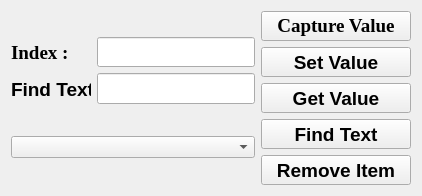
<?xml version="1.0" encoding="UTF-8"?>
<ui version="4.0">
 <class>Widget</class>
 <widget class="QWidget" name="Widget">
  <property name="geometry">
   <rect>
    <x>0</x>
    <y>0</y>
    <width>422</width>
    <height>196</height>
   </rect>
  </property>
  <property name="windowTitle">
   <string>Widget</string>
  </property>
  <layout class="QHBoxLayout" name="horizontalLayout_3">
   <item>
    <layout class="QHBoxLayout" name="horizontalLayout_2">
     <item>
      <layout class="QVBoxLayout" name="verticalLayout_4">
       <item>
        <layout class="QHBoxLayout" name="horizontalLayout">
         <item>
          <layout class="QVBoxLayout" name="verticalLayout_2">
           <item>
            <widget class="QLabel" name="label">
             <property name="minimumSize">
              <size>
               <width>80</width>
               <height>30</height>
              </size>
             </property>
             <property name="font">
              <font>
               <family>Times New Roman</family>
               <pointsize>14</pointsize>
               <bold>true</bold>
              </font>
             </property>
             <property name="text">
              <string>Index :</string>
             </property>
            </widget>
           </item>
           <item>
            <widget class="QLabel" name="label_2">
             <property name="minimumSize">
              <size>
               <width>80</width>
               <height>30</height>
              </size>
             </property>
             <property name="font">
              <font>
               <pointsize>14</pointsize>
               <bold>true</bold>
              </font>
             </property>
             <property name="text">
              <string>Find Text : </string>
             </property>
            </widget>
           </item>
          </layout>
         </item>
         <item>
          <layout class="QVBoxLayout" name="verticalLayout">
           <item>
            <widget class="QLineEdit" name="lineEditIndex">
             <property name="minimumSize">
              <size>
               <width>150</width>
               <height>30</height>
              </size>
             </property>
             <property name="font">
              <font>
               <family>Times New Roman</family>
               <pointsize>14</pointsize>
               <bold>true</bold>
              </font>
             </property>
            </widget>
           </item>
           <item>
            <widget class="QLineEdit" name="lineEditFindText">
             <property name="minimumSize">
              <size>
               <width>150</width>
               <height>30</height>
              </size>
             </property>
             <property name="font">
              <font>
               <pointsize>14</pointsize>
               <bold>true</bold>
              </font>
             </property>
            </widget>
           </item>
          </layout>
         </item>
        </layout>
       </item>
       <item>
        <widget class="QComboBox" name="comboBox"/>
       </item>
      </layout>
     </item>
     <item>
      <layout class="QVBoxLayout" name="verticalLayout_3">
       <item>
        <widget class="QPushButton" name="pushButtonCaptureValue">
         <property name="minimumSize">
          <size>
           <width>150</width>
           <height>30</height>
          </size>
         </property>
         <property name="font">
          <font>
           <family>Times New Roman</family>
           <pointsize>14</pointsize>
           <bold>true</bold>
          </font>
         </property>
         <property name="text">
          <string>Capture Value</string>
         </property>
        </widget>
       </item>
       <item>
        <widget class="QPushButton" name="pushButtonSetValue">
         <property name="minimumSize">
          <size>
           <width>150</width>
           <height>30</height>
          </size>
         </property>
         <property name="font">
          <font>
           <pointsize>14</pointsize>
           <bold>true</bold>
          </font>
         </property>
         <property name="text">
          <string>Set Value</string>
         </property>
        </widget>
       </item>
       <item>
        <widget class="QPushButton" name="pushButtonGetValue">
         <property name="minimumSize">
          <size>
           <width>150</width>
           <height>30</height>
          </size>
         </property>
         <property name="font">
          <font>
           <pointsize>14</pointsize>
           <bold>true</bold>
          </font>
         </property>
         <property name="text">
          <string>Get Value</string>
         </property>
        </widget>
       </item>
       <item>
        <widget class="QPushButton" name="pushButtonFindText">
         <property name="minimumSize">
          <size>
           <width>150</width>
           <height>30</height>
          </size>
         </property>
         <property name="font">
          <font>
           <pointsize>14</pointsize>
           <bold>true</bold>
          </font>
         </property>
         <property name="text">
          <string>Find Text</string>
         </property>
        </widget>
       </item>
       <item>
        <widget class="QPushButton" name="pushButtonRemoveItem">
         <property name="minimumSize">
          <size>
           <width>150</width>
           <height>30</height>
          </size>
         </property>
         <property name="font">
          <font>
           <pointsize>14</pointsize>
           <bold>true</bold>
          </font>
         </property>
         <property name="text">
          <string>Remove Item</string>
         </property>
        </widget>
       </item>
      </layout>
     </item>
    </layout>
   </item>
  </layout>
 </widget>
 <resources/>
 <connections/>
</ui>
